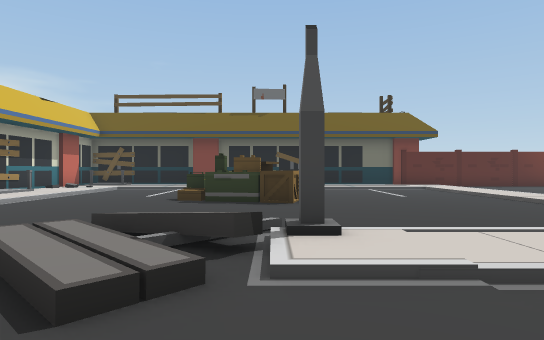
view 1 (above)

23 first-person views from a walk through a 3-D level made in the Unity game engine. The camera is 1.5 m above the floor, looks level and sees 75° across. The floor is counted in squares, 2 m on a side. Each view is taken from the middle of a square. On the plan, view 1 faces up. The plan holds only what a view shows up to about 11 squares ahead; the rest is blank. The place goes on beyond the plan. The player is left out.

view 2
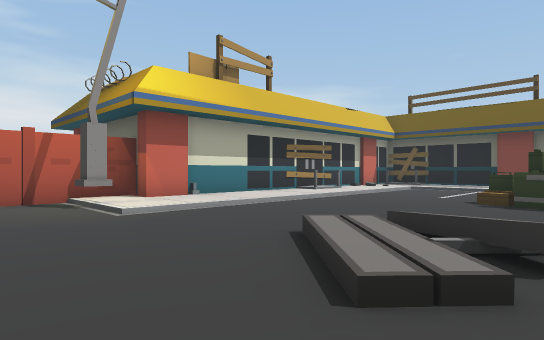

view 3
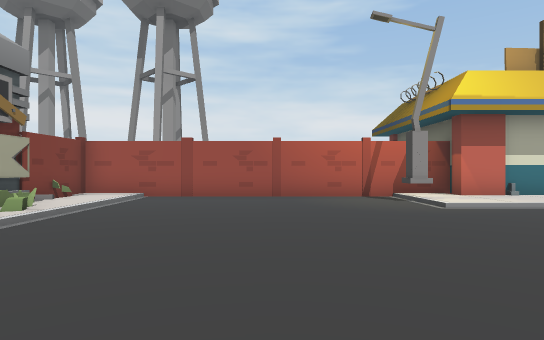

view 4
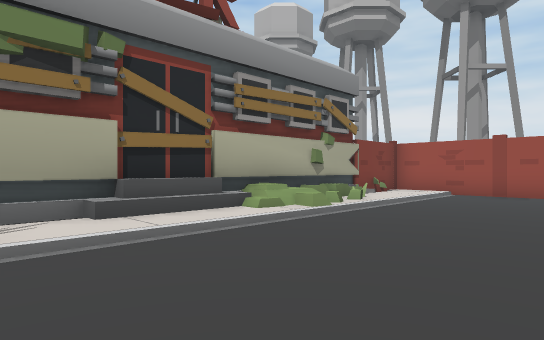

view 5
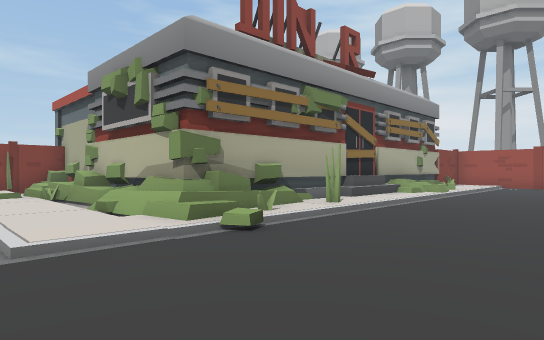

view 6
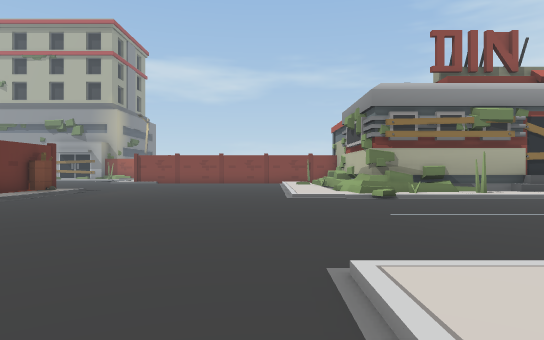

view 7
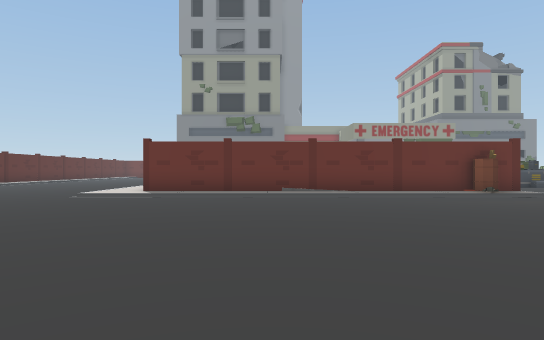

view 8
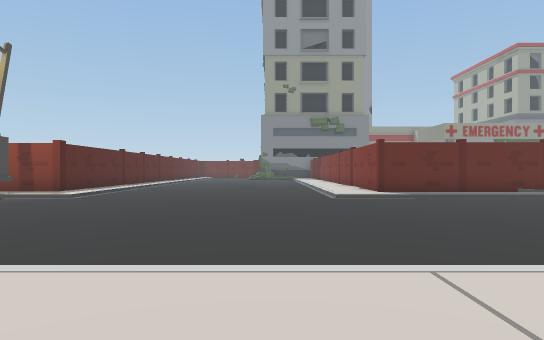

view 9
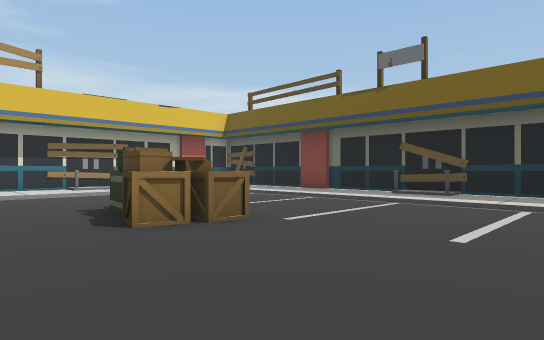

view 10
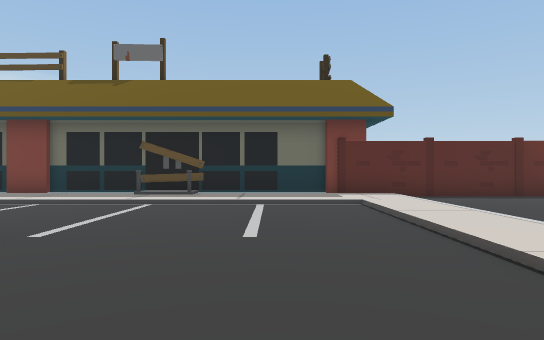

view 11
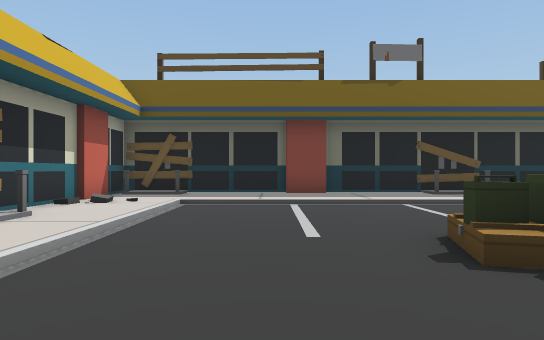

view 12
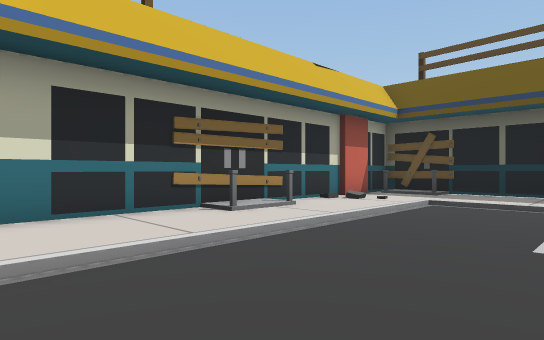

view 13
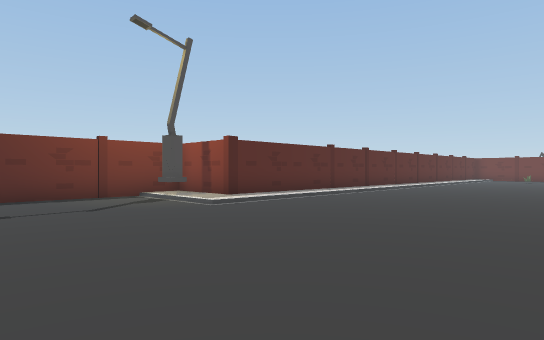

view 14
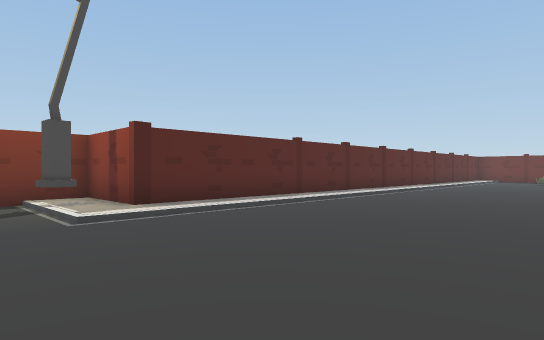

view 15
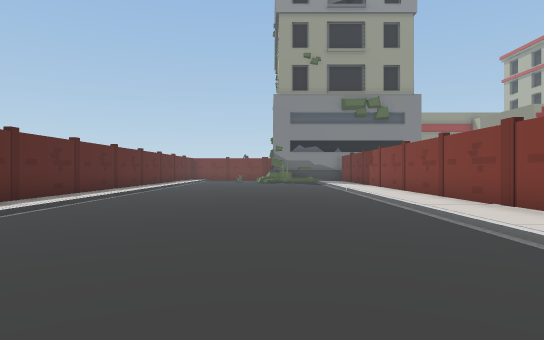

view 16
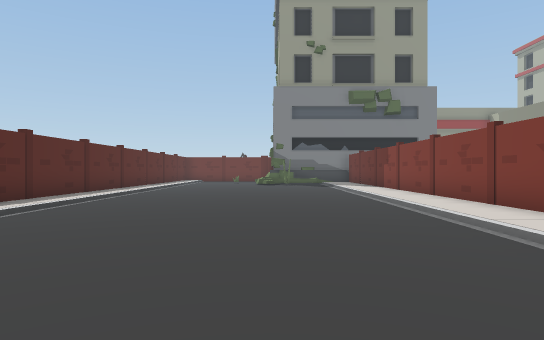

view 17
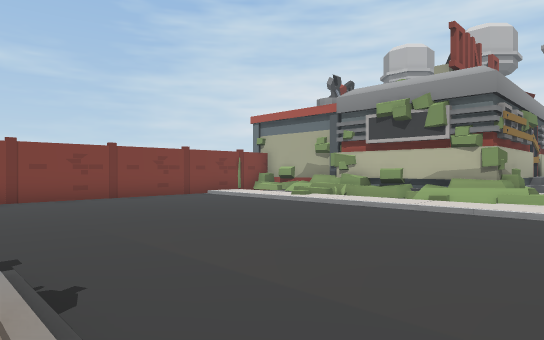

view 18
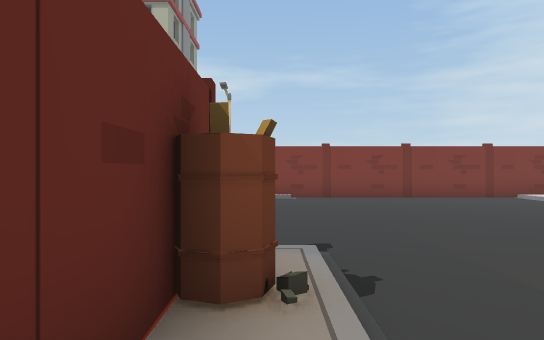

view 19
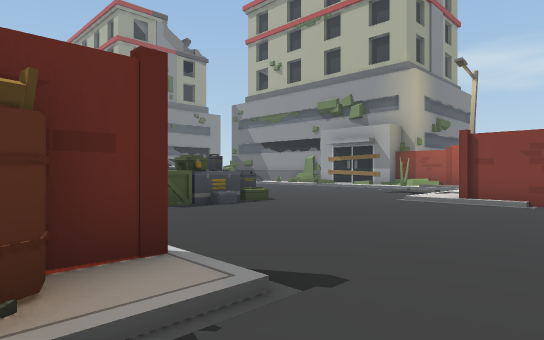

view 20
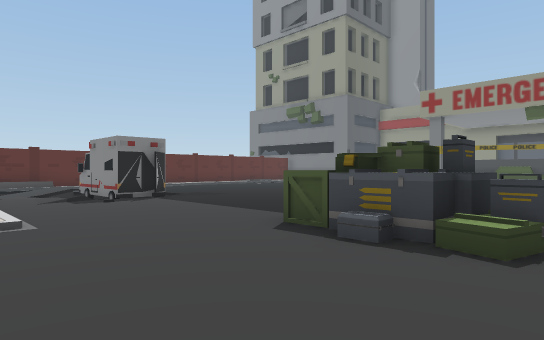

view 21
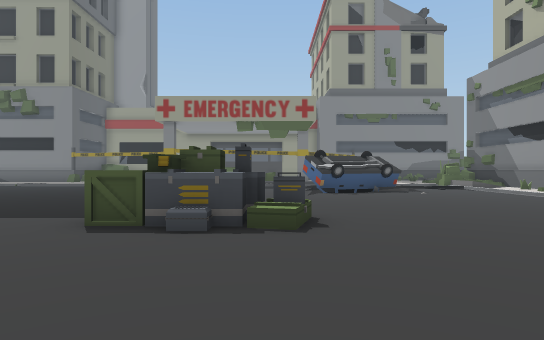

view 22
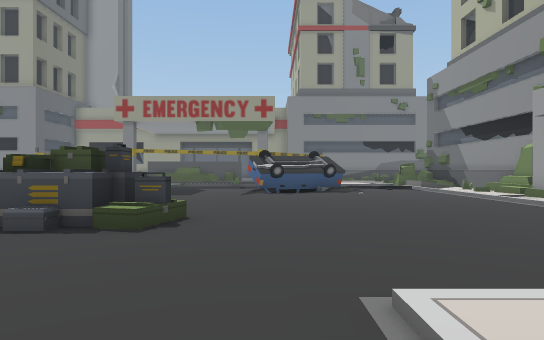

view 23
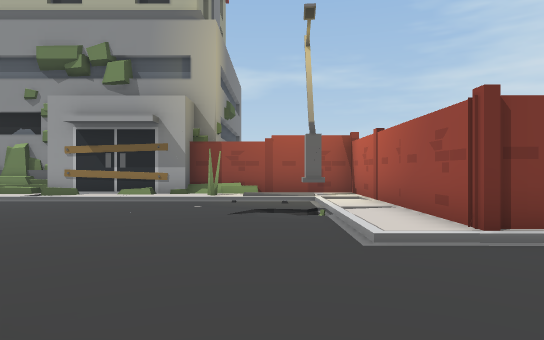

### Floor plan
Key: @ floor where view 1 was taken; # wall or solid block; . main floor; : floor 0.25 m higher than the main floor; + floor 0.5 m higher than the main floor; / step, stairs or slope; = window, fence, low wall or low ledge; O other object.
Columns run from 9 left of view 1 to 26 right of it. Each row starts with its distance up from view 1.
 17   ##############
 16 ###::::::::::::###########
 15 #::::::::::::::::.......##
 14 #///////////////:.......:###########
 13 #///.........../:.. ....::::::::::::
 12 #::/.........../:.. ................
 11 ##:/.........../:...................
 10 ##:/.../O....../:...................
  9 #::/...OOO...../:...................
  8 #::/.....O...../:...................
  7 #::/.........../:...................
  6 #::/.........../:...................
  5 #///...  .....  :.......::::::::::::
  4 #::/.../=#///   :.......:#  ########
  3 #::/..///=:::  ::.......:#
  2 #......./...  ..........:#
  1 #........     ..........:#
  0 #........@   ...........:# //
 -1 #.......................:# //O
 -2 #.......................:# / #
 -3 #.......................:#///OO
 -4 #.......................:#/.=OO.. ..
 -5 #::://+://:::=:::.......:#/.........
 -6 #:######///###=/:.......O#/.........
 -7 ###    ##### ##/:.......:#/........
 -8               #/:................
 -9               #/:..............
-10               #=:............O
-11               ##/............OO   ..
-12              #=/:............OO.....
-13              #=  ...................
-14              ##/:...................
-15                 #########:/.........
-16                         #:/.........
-17                         #://........
-18                         #:/.........
-19                         #://........
-20                         #:#//::::.:/
-21                         #:::######=/
-22                         ####     ###

Positions as (right, up) in squares from view 1, and headings:
1: (0, 0), facing up
2: (0, 0), facing up-left
3: (1, -1), facing left
4: (2, -1), facing down-left
5: (8, -1), facing down-left
6: (8, 5), facing down
7: (5, 0), facing right
8: (5, 7), facing right
9: (5, 6), facing up-left
10: (4, 6), facing up
11: (-4, 6), facing up
12: (-3, 6), facing up-left
13: (10, 6), facing up-right
14: (13, 7), facing up-right
15: (13, 8), facing right
16: (15, 8), facing right
17: (15, -4), facing down-left
18: (15, -4), facing down
19: (13, -6), facing down-right
20: (16, -13), facing up-right
21: (15, -12), facing right
22: (15, -14), facing right
23: (18, -11), facing down
